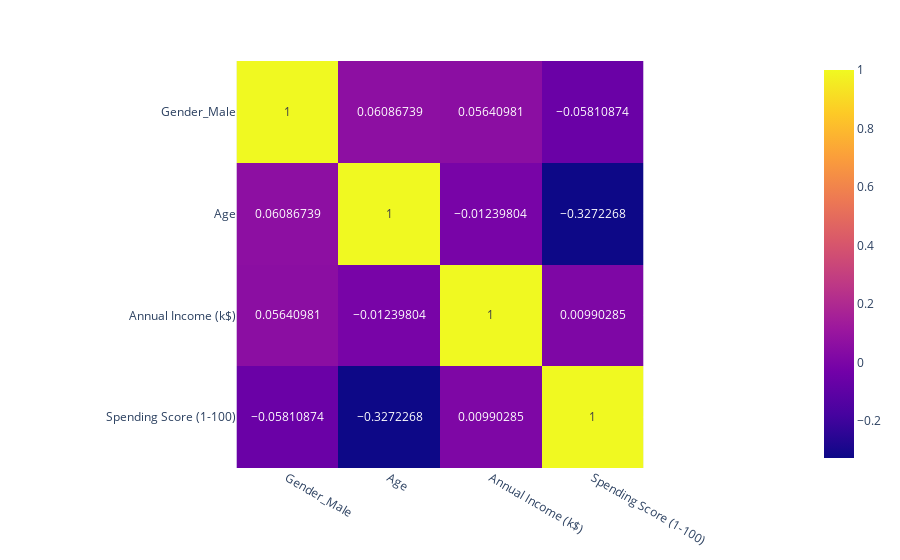

Notebook code for this chart:
### Code cell
px.imshow(df.corr(), text_auto=True)

### Figure 1 — Plotly figure (JSON) as saved in the notebook; plotly's stock layout.template omitted (floating-point values rounded to 4 significant figures)
{"data": [{"coloraxis": "coloraxis", "hovertemplate": "x: %{x}<br>y: %{y}<br>color: %{z}<extra></extra>", "name": "0", "texttemplate": "%{z}", "type": "heatmap", "x": ["Gender_Male", "Age", "Annual Income (k$)", "Spending Score (1-100)"], "xaxis": "x", "y": ["Gender_Male", "Age", "Annual Income (k$)", "Spending Score (1-100)"], "yaxis": "y", "z": [[1, 0.06087, 0.05641, -0.05811], [0.06087, 1, -0.0124, -0.3272], [0.05641, -0.0124, 1, 0.009903], [-0.05811, -0.3272, 0.009903, 1]]}], "layout": {"coloraxis": {"colorscale": [[0, "#0d0887"], [0.1111, "#46039f"], [0.2222, "#7201a8"], [0.3333, "#9c179e"], [0.4444, "#bd3786"], [0.5556, "#d8576b"], [0.6667, "#ed7953"], [0.7778, "#fb9f3a"], [0.8889, "#fdca26"], [1, "#f0f921"]]}, "margin": {"t": 60}, "xaxis": {"anchor": "y", "constrain": "domain", "domain": [0, 1], "scaleanchor": "y"}, "yaxis": {"anchor": "x", "autorange": "reversed", "constrain": "domain", "domain": [0, 1]}}}
